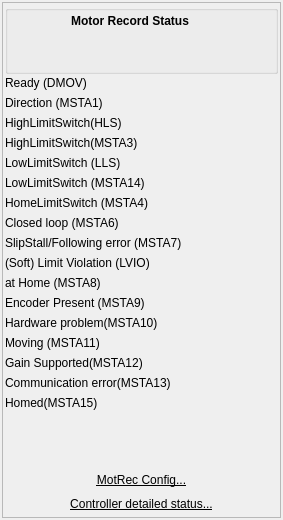
<?xml version="1.0" encoding="UTF-8"?>
<ui version="4.0">
 <class>Form</class>
 <widget class="QWidget" name="Form">
  <property name="geometry">
   <rect>
    <x>0</x>
    <y>0</y>
    <width>283</width>
    <height>520</height>
   </rect>
  </property>
  <property name="windowTitle">
   <string>Form</string>
  </property>
  <layout class="QVBoxLayout" name="verticalLayout_2">
   <property name="spacing">
    <number>0</number>
   </property>
   <property name="leftMargin">
    <number>2</number>
   </property>
   <property name="topMargin">
    <number>2</number>
   </property>
   <property name="rightMargin">
    <number>2</number>
   </property>
   <property name="bottomMargin">
    <number>2</number>
   </property>
   <item>
    <widget class="QFrame" name="frame">
     <property name="frameShape">
      <enum>QFrame::StyledPanel</enum>
     </property>
     <property name="frameShadow">
      <enum>QFrame::Raised</enum>
     </property>
     <layout class="QVBoxLayout" name="verticalLayout" stretch="0,17,0,0,0">
      <property name="spacing">
       <number>2</number>
      </property>
      <property name="leftMargin">
       <number>2</number>
      </property>
      <property name="topMargin">
       <number>2</number>
      </property>
      <property name="rightMargin">
       <number>2</number>
      </property>
      <property name="bottomMargin">
       <number>2</number>
      </property>
      <item>
       <widget class="QGroupBox" name="groupBox">
        <property name="title">
         <string/>
        </property>
        <property name="flat">
         <bool>false</bool>
        </property>
        <property name="checkable">
         <bool>false</bool>
        </property>
        <layout class="QGridLayout" name="gridLayout_4">
         <property name="leftMargin">
          <number>3</number>
         </property>
         <property name="topMargin">
          <number>3</number>
         </property>
         <property name="rightMargin">
          <number>3</number>
         </property>
         <property name="bottomMargin">
          <number>3</number>
         </property>
         <property name="spacing">
          <number>3</number>
         </property>
         <item row="1" column="1">
          <widget class="QEBitStatus" name="qebitstatus_37">
           <property name="sizePolicy">
            <sizepolicy hsizetype="Fixed" vsizetype="Preferred">
             <horstretch>0</horstretch>
             <verstretch>0</verstretch>
            </sizepolicy>
           </property>
           <property name="minimumSize">
            <size>
             <width>20</width>
             <height>20</height>
            </size>
           </property>
           <property name="maximumSize">
            <size>
             <width>20</width>
             <height>20</height>
            </size>
           </property>
           <property name="numberOfBits">
            <number>1</number>
           </property>
           <property name="shift">
            <number>0</number>
           </property>
           <property name="onColour">
            <color>
             <red>255</red>
             <green>0</green>
             <blue>0</blue>
            </color>
           </property>
           <property name="offColour">
            <color>
             <red>220</red>
             <green>255</green>
             <blue>220</blue>
            </color>
           </property>
           <property name="variable" stdset="0">
            <string>$(MOTOR):FAULT</string>
           </property>
           <property name="variableSubstitutions" stdset="0">
            <string/>
           </property>
          </widget>
         </item>
         <item row="0" column="0">
          <widget class="QLabel" name="label_46">
           <property name="sizePolicy">
            <sizepolicy hsizetype="MinimumExpanding" vsizetype="Preferred">
             <horstretch>0</horstretch>
             <verstretch>0</verstretch>
            </sizepolicy>
           </property>
           <property name="minimumSize">
            <size>
             <width>0</width>
             <height>0</height>
            </size>
           </property>
           <property name="font">
            <font>
             <weight>75</weight>
             <bold>true</bold>
            </font>
           </property>
           <property name="text">
            <string>Motor Record Status</string>
           </property>
           <property name="alignment">
            <set>Qt::AlignCenter</set>
           </property>
          </widget>
         </item>
         <item row="1" column="0">
          <widget class="QELabel" name="qelabel_2">
           <property name="alignment">
            <set>Qt::AlignCenter</set>
           </property>
           <property name="variable" stdset="0">
            <string>$(MOTOR).DESC</string>
           </property>
           <property name="displayAlarmStateOption" stdset="0">
            <enum>QELabel::Always</enum>
           </property>
          </widget>
         </item>
         <item row="2" column="0">
          <widget class="QELabel" name="qelabel_8">
           <property name="palette">
            <palette>
             <active>
              <colorrole role="WindowText">
               <brush brushstyle="SolidPattern">
                <color alpha="255">
                 <red>0</red>
                 <green>0</green>
                 <blue>0</blue>
                </color>
               </brush>
              </colorrole>
              <colorrole role="Button">
               <brush brushstyle="SolidPattern">
                <color alpha="255">
                 <red>224</red>
                 <green>220</green>
                 <blue>218</blue>
                </color>
               </brush>
              </colorrole>
              <colorrole role="Text">
               <brush brushstyle="SolidPattern">
                <color alpha="255">
                 <red>0</red>
                 <green>0</green>
                 <blue>0</blue>
                </color>
               </brush>
              </colorrole>
              <colorrole role="ButtonText">
               <brush brushstyle="SolidPattern">
                <color alpha="255">
                 <red>0</red>
                 <green>0</green>
                 <blue>0</blue>
                </color>
               </brush>
              </colorrole>
              <colorrole role="Base">
               <brush brushstyle="SolidPattern">
                <color alpha="255">
                 <red>224</red>
                 <green>220</green>
                 <blue>218</blue>
                </color>
               </brush>
              </colorrole>
              <colorrole role="Window">
               <brush brushstyle="SolidPattern">
                <color alpha="255">
                 <red>224</red>
                 <green>220</green>
                 <blue>218</blue>
                </color>
               </brush>
              </colorrole>
              <colorrole role="PlaceholderText">
               <brush brushstyle="NoBrush">
                <color alpha="128">
                 <red>0</red>
                 <green>0</green>
                 <blue>0</blue>
                </color>
               </brush>
              </colorrole>
             </active>
             <inactive>
              <colorrole role="WindowText">
               <brush brushstyle="SolidPattern">
                <color alpha="255">
                 <red>0</red>
                 <green>0</green>
                 <blue>0</blue>
                </color>
               </brush>
              </colorrole>
              <colorrole role="Button">
               <brush brushstyle="SolidPattern">
                <color alpha="255">
                 <red>224</red>
                 <green>220</green>
                 <blue>218</blue>
                </color>
               </brush>
              </colorrole>
              <colorrole role="Text">
               <brush brushstyle="SolidPattern">
                <color alpha="255">
                 <red>0</red>
                 <green>0</green>
                 <blue>0</blue>
                </color>
               </brush>
              </colorrole>
              <colorrole role="ButtonText">
               <brush brushstyle="SolidPattern">
                <color alpha="255">
                 <red>0</red>
                 <green>0</green>
                 <blue>0</blue>
                </color>
               </brush>
              </colorrole>
              <colorrole role="Base">
               <brush brushstyle="SolidPattern">
                <color alpha="255">
                 <red>224</red>
                 <green>220</green>
                 <blue>218</blue>
                </color>
               </brush>
              </colorrole>
              <colorrole role="Window">
               <brush brushstyle="SolidPattern">
                <color alpha="255">
                 <red>224</red>
                 <green>220</green>
                 <blue>218</blue>
                </color>
               </brush>
              </colorrole>
              <colorrole role="PlaceholderText">
               <brush brushstyle="NoBrush">
                <color alpha="128">
                 <red>0</red>
                 <green>0</green>
                 <blue>0</blue>
                </color>
               </brush>
              </colorrole>
             </inactive>
             <disabled>
              <colorrole role="WindowText">
               <brush brushstyle="SolidPattern">
                <color alpha="255">
                 <red>0</red>
                 <green>0</green>
                 <blue>0</blue>
                </color>
               </brush>
              </colorrole>
              <colorrole role="Button">
               <brush brushstyle="SolidPattern">
                <color alpha="255">
                 <red>224</red>
                 <green>220</green>
                 <blue>218</blue>
                </color>
               </brush>
              </colorrole>
              <colorrole role="Text">
               <brush brushstyle="SolidPattern">
                <color alpha="255">
                 <red>0</red>
                 <green>0</green>
                 <blue>0</blue>
                </color>
               </brush>
              </colorrole>
              <colorrole role="ButtonText">
               <brush brushstyle="SolidPattern">
                <color alpha="255">
                 <red>0</red>
                 <green>0</green>
                 <blue>0</blue>
                </color>
               </brush>
              </colorrole>
              <colorrole role="Base">
               <brush brushstyle="SolidPattern">
                <color alpha="255">
                 <red>224</red>
                 <green>220</green>
                 <blue>218</blue>
                </color>
               </brush>
              </colorrole>
              <colorrole role="Window">
               <brush brushstyle="SolidPattern">
                <color alpha="255">
                 <red>224</red>
                 <green>220</green>
                 <blue>218</blue>
                </color>
               </brush>
              </colorrole>
              <colorrole role="PlaceholderText">
               <brush brushstyle="NoBrush">
                <color alpha="128">
                 <red>0</red>
                 <green>0</green>
                 <blue>0</blue>
                </color>
               </brush>
              </colorrole>
             </disabled>
            </palette>
           </property>
           <property name="font">
            <font>
             <weight>50</weight>
             <bold>false</bold>
            </font>
           </property>
           <property name="alignment">
            <set>Qt::AlignCenter</set>
           </property>
           <property name="indent">
            <number>6</number>
           </property>
           <property name="variable" stdset="0">
            <string>$(MOTOR).OUT</string>
           </property>
           <property name="displayAlarmState" stdset="0">
            <bool>false</bool>
           </property>
          </widget>
         </item>
        </layout>
       </widget>
      </item>
      <item>
       <layout class="QGridLayout" name="gridLayout_3">
        <property name="spacing">
         <number>6</number>
        </property>
        <item row="2" column="0">
         <widget class="QLabel" name="label_64">
          <property name="text">
           <string>HighLimitSwitch(HLS)</string>
          </property>
         </widget>
        </item>
        <item row="2" column="1">
         <widget class="QEBitStatus" name="qebitstatus_28">
          <property name="sizePolicy">
           <sizepolicy hsizetype="Fixed" vsizetype="Preferred">
            <horstretch>0</horstretch>
            <verstretch>0</verstretch>
           </sizepolicy>
          </property>
          <property name="minimumSize">
           <size>
            <width>14</width>
            <height>14</height>
           </size>
          </property>
          <property name="maximumSize">
           <size>
            <width>14</width>
            <height>14</height>
           </size>
          </property>
          <property name="numberOfBits">
           <number>1</number>
          </property>
          <property name="shift">
           <number>0</number>
          </property>
          <property name="onColour">
           <color>
            <red>255</red>
            <green>0</green>
            <blue>0</blue>
           </color>
          </property>
          <property name="offColour">
           <color>
            <red>220</red>
            <green>255</green>
            <blue>223</blue>
           </color>
          </property>
          <property name="variable" stdset="0">
           <string>$(MOTOR).HLS</string>
          </property>
          <property name="variableSubstitutions" stdset="0">
           <string/>
          </property>
         </widget>
        </item>
        <item row="0" column="1">
         <widget class="QEBitStatus" name="qebitstatus_31">
          <property name="sizePolicy">
           <sizepolicy hsizetype="Fixed" vsizetype="Preferred">
            <horstretch>0</horstretch>
            <verstretch>0</verstretch>
           </sizepolicy>
          </property>
          <property name="minimumSize">
           <size>
            <width>14</width>
            <height>14</height>
           </size>
          </property>
          <property name="maximumSize">
           <size>
            <width>14</width>
            <height>14</height>
           </size>
          </property>
          <property name="numberOfBits">
           <number>1</number>
          </property>
          <property name="shift">
           <number>0</number>
          </property>
          <property name="onColour">
           <color>
            <red>0</red>
            <green>255</green>
            <blue>0</blue>
           </color>
          </property>
          <property name="offColour">
           <color>
            <red>255</red>
            <green>200</green>
            <blue>200</blue>
           </color>
          </property>
          <property name="variable" stdset="0">
           <string>$(MOTOR).DMOV</string>
          </property>
          <property name="variableSubstitutions" stdset="0">
           <string/>
          </property>
         </widget>
        </item>
        <item row="6" column="0">
         <widget class="QLabel" name="label_67">
          <property name="text">
           <string>HomeLimitSwitch (MSTA4)</string>
          </property>
         </widget>
        </item>
        <item row="11" column="1">
         <widget class="QEBitStatus" name="qebitstatus_13">
          <property name="sizePolicy">
           <sizepolicy hsizetype="Fixed" vsizetype="Preferred">
            <horstretch>0</horstretch>
            <verstretch>0</verstretch>
           </sizepolicy>
          </property>
          <property name="minimumSize">
           <size>
            <width>14</width>
            <height>14</height>
           </size>
          </property>
          <property name="maximumSize">
           <size>
            <width>14</width>
            <height>14</height>
           </size>
          </property>
          <property name="numberOfBits">
           <number>1</number>
          </property>
          <property name="shift">
           <number>8</number>
          </property>
          <property name="onColour">
           <color>
            <red>220</red>
            <green>255</green>
            <blue>220</blue>
           </color>
          </property>
          <property name="offColour">
           <color>
            <red>255</red>
            <green>0</green>
            <blue>0</blue>
           </color>
          </property>
          <property name="variable" stdset="0">
           <string>$(MOTOR).MSTA</string>
          </property>
          <property name="variableSubstitutions" stdset="0">
           <string/>
          </property>
         </widget>
        </item>
        <item row="14" column="0">
         <widget class="QLabel" name="HomedLabel_2">
          <property name="text">
           <string>Gain Supported(MSTA12)</string>
          </property>
         </widget>
        </item>
        <item row="7" column="0">
         <widget class="QLabel" name="label_69">
          <property name="text">
           <string>Closed loop (MSTA6)</string>
          </property>
         </widget>
        </item>
        <item row="6" column="1">
         <widget class="QEBitStatus" name="qebitstatus_34">
          <property name="sizePolicy">
           <sizepolicy hsizetype="Fixed" vsizetype="Preferred">
            <horstretch>0</horstretch>
            <verstretch>0</verstretch>
           </sizepolicy>
          </property>
          <property name="minimumSize">
           <size>
            <width>14</width>
            <height>14</height>
           </size>
          </property>
          <property name="maximumSize">
           <size>
            <width>14</width>
            <height>14</height>
           </size>
          </property>
          <property name="numberOfBits">
           <number>1</number>
          </property>
          <property name="shift">
           <number>3</number>
          </property>
          <property name="onColour">
           <color>
            <red>255</red>
            <green>0</green>
            <blue>0</blue>
           </color>
          </property>
          <property name="offColour">
           <color>
            <red>220</red>
            <green>255</green>
            <blue>223</blue>
           </color>
          </property>
          <property name="variable" stdset="0">
           <string>$(MOTOR).MSTA</string>
          </property>
          <property name="variableSubstitutions" stdset="0">
           <string/>
          </property>
         </widget>
        </item>
        <item row="5" column="1">
         <widget class="QEBitStatus" name="qebitstatus_36">
          <property name="sizePolicy">
           <sizepolicy hsizetype="Fixed" vsizetype="Preferred">
            <horstretch>0</horstretch>
            <verstretch>0</verstretch>
           </sizepolicy>
          </property>
          <property name="minimumSize">
           <size>
            <width>14</width>
            <height>14</height>
           </size>
          </property>
          <property name="maximumSize">
           <size>
            <width>14</width>
            <height>14</height>
           </size>
          </property>
          <property name="numberOfBits">
           <number>1</number>
          </property>
          <property name="shift">
           <number>13</number>
          </property>
          <property name="onColour">
           <color>
            <red>255</red>
            <green>0</green>
            <blue>0</blue>
           </color>
          </property>
          <property name="offColour">
           <color>
            <red>220</red>
            <green>255</green>
            <blue>223</blue>
           </color>
          </property>
          <property name="variable" stdset="0">
           <string>$(MOTOR).MSTA</string>
          </property>
          <property name="variableSubstitutions" stdset="0">
           <string/>
          </property>
         </widget>
        </item>
        <item row="12" column="0">
         <widget class="QLabel" name="label_73">
          <property name="text">
           <string>Hardware problem(MSTA10)</string>
          </property>
         </widget>
        </item>
        <item row="16" column="0">
         <widget class="QLabel" name="HomedLabel">
          <property name="text">
           <string>Homed(MSTA15)</string>
          </property>
         </widget>
        </item>
        <item row="0" column="0">
         <widget class="QLabel" name="label_70">
          <property name="text">
           <string>Ready (DMOV)</string>
          </property>
         </widget>
        </item>
        <item row="5" column="0">
         <widget class="QLabel" name="label_75">
          <property name="text">
           <string>LowLimitSwitch (MSTA14)</string>
          </property>
         </widget>
        </item>
        <item row="14" column="1">
         <widget class="QEBitStatus" name="HomedLED_2">
          <property name="sizePolicy">
           <sizepolicy hsizetype="Fixed" vsizetype="Fixed">
            <horstretch>0</horstretch>
            <verstretch>0</verstretch>
           </sizepolicy>
          </property>
          <property name="minimumSize">
           <size>
            <width>14</width>
            <height>14</height>
           </size>
          </property>
          <property name="maximumSize">
           <size>
            <width>14</width>
            <height>14</height>
           </size>
          </property>
          <property name="numberOfBits">
           <number>1</number>
          </property>
          <property name="shift">
           <number>11</number>
          </property>
          <property name="onColour">
           <color>
            <red>0</red>
            <green>255</green>
            <blue>0</blue>
           </color>
          </property>
          <property name="offColour">
           <color>
            <red>220</red>
            <green>255</green>
            <blue>220</blue>
           </color>
          </property>
          <property name="variable" stdset="0">
           <string>$(MOTOR).MSTA</string>
          </property>
          <property name="variableSubstitutions" stdset="0">
           <string/>
          </property>
          <property name="displayAlarmState" stdset="0">
           <bool>false</bool>
          </property>
         </widget>
        </item>
        <item row="9" column="0">
         <widget class="QLabel" name="label_10">
          <property name="text">
           <string>(Soft) Limit Violation (LVIO)</string>
          </property>
         </widget>
        </item>
        <item row="9" column="1">
         <widget class="QEBitStatus" name="qebitstatus_11">
          <property name="sizePolicy">
           <sizepolicy hsizetype="Fixed" vsizetype="Fixed">
            <horstretch>0</horstretch>
            <verstretch>0</verstretch>
           </sizepolicy>
          </property>
          <property name="minimumSize">
           <size>
            <width>14</width>
            <height>14</height>
           </size>
          </property>
          <property name="maximumSize">
           <size>
            <width>14</width>
            <height>14</height>
           </size>
          </property>
          <property name="numberOfBits">
           <number>1</number>
          </property>
          <property name="onColour">
           <color>
            <red>255</red>
            <green>0</green>
            <blue>0</blue>
           </color>
          </property>
          <property name="offColour">
           <color>
            <red>220</red>
            <green>255</green>
            <blue>223</blue>
           </color>
          </property>
          <property name="variable" stdset="0">
           <string>$(MOTOR).LVIO</string>
          </property>
          <property name="variableSubstitutions" stdset="0">
           <string/>
          </property>
         </widget>
        </item>
        <item row="4" column="0">
         <widget class="QLabel" name="label_63">
          <property name="text">
           <string>LowLimitSwitch (LLS)</string>
          </property>
         </widget>
        </item>
        <item row="3" column="0">
         <widget class="QLabel" name="label_74">
          <property name="text">
           <string>HighLimitSwitch(MSTA3)</string>
          </property>
         </widget>
        </item>
        <item row="12" column="1">
         <widget class="QEBitStatus" name="qebitstatus_15">
          <property name="sizePolicy">
           <sizepolicy hsizetype="Fixed" vsizetype="Preferred">
            <horstretch>0</horstretch>
            <verstretch>0</verstretch>
           </sizepolicy>
          </property>
          <property name="minimumSize">
           <size>
            <width>14</width>
            <height>14</height>
           </size>
          </property>
          <property name="maximumSize">
           <size>
            <width>14</width>
            <height>14</height>
           </size>
          </property>
          <property name="numberOfBits">
           <number>1</number>
          </property>
          <property name="shift">
           <number>9</number>
          </property>
          <property name="onColour">
           <color>
            <red>255</red>
            <green>0</green>
            <blue>0</blue>
           </color>
          </property>
          <property name="offColour">
           <color>
            <red>220</red>
            <green>255</green>
            <blue>223</blue>
           </color>
          </property>
          <property name="variable" stdset="0">
           <string>$(MOTOR).MSTA</string>
          </property>
          <property name="variableSubstitutions" stdset="0">
           <string/>
          </property>
         </widget>
        </item>
        <item row="3" column="1">
         <widget class="QEBitStatus" name="qebitstatus_35">
          <property name="sizePolicy">
           <sizepolicy hsizetype="Fixed" vsizetype="Preferred">
            <horstretch>0</horstretch>
            <verstretch>0</verstretch>
           </sizepolicy>
          </property>
          <property name="minimumSize">
           <size>
            <width>14</width>
            <height>14</height>
           </size>
          </property>
          <property name="maximumSize">
           <size>
            <width>14</width>
            <height>14</height>
           </size>
          </property>
          <property name="numberOfBits">
           <number>1</number>
          </property>
          <property name="shift">
           <number>2</number>
          </property>
          <property name="onColour">
           <color>
            <red>255</red>
            <green>0</green>
            <blue>0</blue>
           </color>
          </property>
          <property name="offColour">
           <color>
            <red>220</red>
            <green>255</green>
            <blue>223</blue>
           </color>
          </property>
          <property name="variable" stdset="0">
           <string>$(MOTOR).MSTA</string>
          </property>
          <property name="variableSubstitutions" stdset="0">
           <string/>
          </property>
         </widget>
        </item>
        <item row="16" column="1">
         <widget class="QEBitStatus" name="HomedLED">
          <property name="sizePolicy">
           <sizepolicy hsizetype="Fixed" vsizetype="Fixed">
            <horstretch>0</horstretch>
            <verstretch>0</verstretch>
           </sizepolicy>
          </property>
          <property name="minimumSize">
           <size>
            <width>14</width>
            <height>14</height>
           </size>
          </property>
          <property name="maximumSize">
           <size>
            <width>14</width>
            <height>14</height>
           </size>
          </property>
          <property name="numberOfBits">
           <number>1</number>
          </property>
          <property name="shift">
           <number>14</number>
          </property>
          <property name="onColour">
           <color>
            <red>0</red>
            <green>255</green>
            <blue>0</blue>
           </color>
          </property>
          <property name="offColour">
           <color>
            <red>255</red>
            <green>128</green>
            <blue>128</blue>
           </color>
          </property>
          <property name="variable" stdset="0">
           <string>$(MOTOR).MSTA</string>
          </property>
          <property name="variableSubstitutions" stdset="0">
           <string/>
          </property>
          <property name="displayAlarmState" stdset="0">
           <bool>false</bool>
          </property>
         </widget>
        </item>
        <item row="4" column="1">
         <widget class="QEBitStatus" name="qebitstatus_32">
          <property name="sizePolicy">
           <sizepolicy hsizetype="Fixed" vsizetype="Preferred">
            <horstretch>0</horstretch>
            <verstretch>0</verstretch>
           </sizepolicy>
          </property>
          <property name="minimumSize">
           <size>
            <width>14</width>
            <height>14</height>
           </size>
          </property>
          <property name="maximumSize">
           <size>
            <width>14</width>
            <height>14</height>
           </size>
          </property>
          <property name="numberOfBits">
           <number>1</number>
          </property>
          <property name="shift">
           <number>0</number>
          </property>
          <property name="onColour">
           <color>
            <red>255</red>
            <green>0</green>
            <blue>0</blue>
           </color>
          </property>
          <property name="offColour">
           <color>
            <red>220</red>
            <green>255</green>
            <blue>223</blue>
           </color>
          </property>
          <property name="variable" stdset="0">
           <string>$(MOTOR).LLS</string>
          </property>
          <property name="variableSubstitutions" stdset="0">
           <string/>
          </property>
         </widget>
        </item>
        <item row="10" column="1">
         <widget class="QEBitStatus" name="qebitstatus_14">
          <property name="sizePolicy">
           <sizepolicy hsizetype="Fixed" vsizetype="Preferred">
            <horstretch>0</horstretch>
            <verstretch>0</verstretch>
           </sizepolicy>
          </property>
          <property name="minimumSize">
           <size>
            <width>14</width>
            <height>14</height>
           </size>
          </property>
          <property name="maximumSize">
           <size>
            <width>14</width>
            <height>14</height>
           </size>
          </property>
          <property name="numberOfBits">
           <number>1</number>
          </property>
          <property name="shift">
           <number>7</number>
          </property>
          <property name="onColour">
           <color>
            <red>255</red>
            <green>0</green>
            <blue>0</blue>
           </color>
          </property>
          <property name="offColour">
           <color>
            <red>220</red>
            <green>255</green>
            <blue>223</blue>
           </color>
          </property>
          <property name="variable" stdset="0">
           <string>$(MOTOR).MSTA</string>
          </property>
          <property name="variableSubstitutions" stdset="0">
           <string/>
          </property>
         </widget>
        </item>
        <item row="11" column="0">
         <widget class="QLabel" name="label_65">
          <property name="text">
           <string>Encoder Present (MSTA9)</string>
          </property>
         </widget>
        </item>
        <item row="15" column="1">
         <widget class="QEBitStatus" name="qebitstatus_10">
          <property name="sizePolicy">
           <sizepolicy hsizetype="Fixed" vsizetype="Preferred">
            <horstretch>0</horstretch>
            <verstretch>0</verstretch>
           </sizepolicy>
          </property>
          <property name="minimumSize">
           <size>
            <width>14</width>
            <height>14</height>
           </size>
          </property>
          <property name="maximumSize">
           <size>
            <width>14</width>
            <height>14</height>
           </size>
          </property>
          <property name="numberOfBits">
           <number>1</number>
          </property>
          <property name="shift">
           <number>12</number>
          </property>
          <property name="onColour">
           <color>
            <red>255</red>
            <green>0</green>
            <blue>0</blue>
           </color>
          </property>
          <property name="offColour">
           <color>
            <red>220</red>
            <green>255</green>
            <blue>223</blue>
           </color>
          </property>
          <property name="variable" stdset="0">
           <string>$(MOTOR).MSTA</string>
          </property>
          <property name="variableSubstitutions" stdset="0">
           <string/>
          </property>
         </widget>
        </item>
        <item row="8" column="1">
         <widget class="QEBitStatus" name="qebitstatus_29">
          <property name="sizePolicy">
           <sizepolicy hsizetype="Fixed" vsizetype="Preferred">
            <horstretch>0</horstretch>
            <verstretch>0</verstretch>
           </sizepolicy>
          </property>
          <property name="minimumSize">
           <size>
            <width>14</width>
            <height>14</height>
           </size>
          </property>
          <property name="maximumSize">
           <size>
            <width>14</width>
            <height>14</height>
           </size>
          </property>
          <property name="numberOfBits">
           <number>1</number>
          </property>
          <property name="shift">
           <number>6</number>
          </property>
          <property name="onColour">
           <color>
            <red>255</red>
            <green>0</green>
            <blue>0</blue>
           </color>
          </property>
          <property name="offColour">
           <color>
            <red>220</red>
            <green>255</green>
            <blue>223</blue>
           </color>
          </property>
          <property name="variable" stdset="0">
           <string>$(MOTOR).MSTA</string>
          </property>
          <property name="variableSubstitutions" stdset="0">
           <string/>
          </property>
         </widget>
        </item>
        <item row="1" column="1">
         <widget class="QEBitStatus" name="qebitstatus_33">
          <property name="sizePolicy">
           <sizepolicy hsizetype="Fixed" vsizetype="Preferred">
            <horstretch>0</horstretch>
            <verstretch>0</verstretch>
           </sizepolicy>
          </property>
          <property name="minimumSize">
           <size>
            <width>14</width>
            <height>14</height>
           </size>
          </property>
          <property name="maximumSize">
           <size>
            <width>14</width>
            <height>14</height>
           </size>
          </property>
          <property name="numberOfBits">
           <number>1</number>
          </property>
          <property name="shift">
           <number>0</number>
          </property>
          <property name="onColour">
           <color>
            <red>100</red>
            <green>100</green>
            <blue>255</blue>
           </color>
          </property>
          <property name="offColour">
           <color>
            <red>220</red>
            <green>220</green>
            <blue>0</blue>
           </color>
          </property>
          <property name="variable" stdset="0">
           <string>$(MOTOR).MSTA</string>
          </property>
          <property name="variableSubstitutions" stdset="0">
           <string/>
          </property>
         </widget>
        </item>
        <item row="8" column="0">
         <widget class="QLabel" name="label_72">
          <property name="text">
           <string>SlipStall/Following error (MSTA7)</string>
          </property>
         </widget>
        </item>
        <item row="1" column="0">
         <widget class="QLabel" name="label_66">
          <property name="text">
           <string>Direction (MSTA1)</string>
          </property>
         </widget>
        </item>
        <item row="10" column="0">
         <widget class="QLabel" name="label_56">
          <property name="text">
           <string>at Home (MSTA8)</string>
          </property>
         </widget>
        </item>
        <item row="15" column="0">
         <widget class="QLabel" name="label_68">
          <property name="text">
           <string>Communication error(MSTA13)</string>
          </property>
         </widget>
        </item>
        <item row="13" column="0">
         <widget class="QLabel" name="HomedLabel_3">
          <property name="text">
           <string>Moving (MSTA11)</string>
          </property>
         </widget>
        </item>
        <item row="13" column="1">
         <widget class="QEBitStatus" name="qebitstatus_16">
          <property name="sizePolicy">
           <sizepolicy hsizetype="Fixed" vsizetype="Preferred">
            <horstretch>0</horstretch>
            <verstretch>0</verstretch>
           </sizepolicy>
          </property>
          <property name="minimumSize">
           <size>
            <width>14</width>
            <height>14</height>
           </size>
          </property>
          <property name="maximumSize">
           <size>
            <width>14</width>
            <height>14</height>
           </size>
          </property>
          <property name="numberOfBits">
           <number>1</number>
          </property>
          <property name="shift">
           <number>10</number>
          </property>
          <property name="onColour">
           <color>
            <red>255</red>
            <green>0</green>
            <blue>0</blue>
           </color>
          </property>
          <property name="offColour">
           <color>
            <red>220</red>
            <green>255</green>
            <blue>223</blue>
           </color>
          </property>
          <property name="variable" stdset="0">
           <string>$(MOTOR).MSTA</string>
          </property>
          <property name="variableSubstitutions" stdset="0">
           <string/>
          </property>
         </widget>
        </item>
        <item row="7" column="1">
         <widget class="QEBitStatus" name="HomedLED_3">
          <property name="sizePolicy">
           <sizepolicy hsizetype="Fixed" vsizetype="Fixed">
            <horstretch>0</horstretch>
            <verstretch>0</verstretch>
           </sizepolicy>
          </property>
          <property name="minimumSize">
           <size>
            <width>14</width>
            <height>14</height>
           </size>
          </property>
          <property name="maximumSize">
           <size>
            <width>14</width>
            <height>14</height>
           </size>
          </property>
          <property name="numberOfBits">
           <number>1</number>
          </property>
          <property name="shift">
           <number>5</number>
          </property>
          <property name="onColour">
           <color>
            <red>0</red>
            <green>255</green>
            <blue>0</blue>
           </color>
          </property>
          <property name="offColour">
           <color>
            <red>0</red>
            <green>0</green>
            <blue>0</blue>
           </color>
          </property>
          <property name="variable" stdset="0">
           <string>$(MOTOR).MSTA</string>
          </property>
          <property name="variableSubstitutions" stdset="0">
           <string/>
          </property>
          <property name="displayAlarmState" stdset="0">
           <bool>false</bool>
          </property>
         </widget>
        </item>
       </layout>
      </item>
      <item>
       <spacer name="verticalSpacer_2">
        <property name="orientation">
         <enum>Qt::Vertical</enum>
        </property>
        <property name="sizeHint" stdset="0">
         <size>
          <width>20</width>
          <height>40</height>
         </size>
        </property>
       </spacer>
      </item>
      <item>
       <widget class="QEPushButton" name="qcapushbuttonplugin_10">
        <property name="sizePolicy">
         <sizepolicy hsizetype="Fixed" vsizetype="Fixed">
          <horstretch>0</horstretch>
          <verstretch>0</verstretch>
         </sizepolicy>
        </property>
        <property name="maximumSize">
         <size>
          <width>300</width>
          <height>16777215</height>
         </size>
        </property>
        <property name="font">
         <font>
          <underline>true</underline>
         </font>
        </property>
        <property name="focusPolicy">
         <enum>Qt::StrongFocus</enum>
        </property>
        <property name="text">
         <string>MotRec Config...</string>
        </property>
        <property name="flat">
         <bool>true</bool>
        </property>
        <property name="variable" stdset="0">
         <string/>
        </property>
        <property name="variableSubstitutions" stdset="0">
         <string/>
        </property>
        <property name="clickText">
         <string>1</string>
        </property>
        <property name="guiFile" stdset="0">
         <string>ppmacMrecSetup.ui</string>
        </property>
        <property name="creationOption" stdset="0">
         <enum>QEPushButton::NewWindow</enum>
        </property>
       </widget>
      </item>
      <item>
       <widget class="QEPushButton" name="qcapushbuttonplugin_12">
        <property name="font">
         <font>
          <underline>true</underline>
         </font>
        </property>
        <property name="text">
         <string>Controller detailed status...</string>
        </property>
        <property name="flat">
         <bool>true</bool>
        </property>
        <property name="variable" stdset="0">
         <string/>
        </property>
        <property name="variableSubstitutions" stdset="0">
         <string/>
        </property>
        <property name="clickText">
         <string>1</string>
        </property>
        <property name="guiFile" stdset="0">
         <string>ppmacPpmacStatus.ui</string>
        </property>
        <property name="creationOption" stdset="0">
         <enum>QEPushButton::NewWindow</enum>
        </property>
       </widget>
      </item>
     </layout>
    </widget>
   </item>
  </layout>
 </widget>
 <customwidgets>
  <customwidget>
   <class>QEBitStatus</class>
   <extends>QBitStatus</extends>
   <header>QEBitStatus.h</header>
  </customwidget>
  <customwidget>
   <class>QELabel</class>
   <extends>QLabel</extends>
   <header>QELabel.h</header>
  </customwidget>
  <customwidget>
   <class>QEPushButton</class>
   <extends>QPushButton</extends>
   <header>QEPushButton.h</header>
  </customwidget>
  <customwidget>
   <class>QBitStatus</class>
   <extends>QWidget</extends>
   <header>QBitStatus.h</header>
  </customwidget>
 </customwidgets>
 <resources/>
 <connections/>
</ui>
